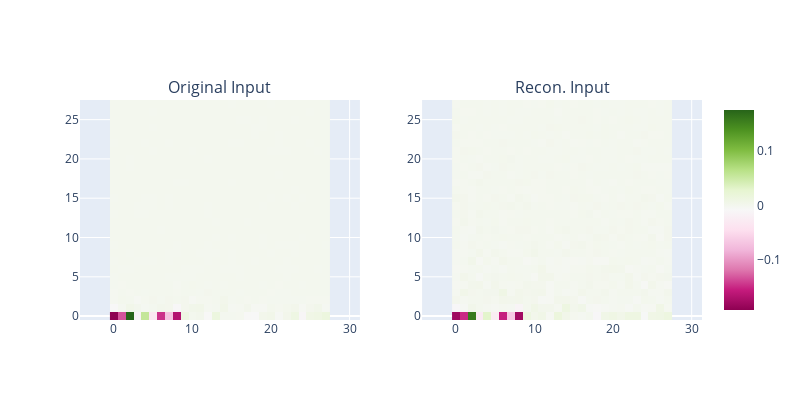

The code cell stored with this chart in its notebook:
### Code cell
compare_images(pred_proj[sample_idx], y_proj[sample_idx], titles=["Original Input", "Recon. Input"])

### Figure 1 — Plotly figure (JSON) as saved in the notebook; plotly's stock layout.template omitted (floating-point values rounded to 4 significant figures; data arrays with more than 128 entries replaced by an {"elided": "..."} marker saying what was removed)
{"data": [{"coloraxis": "coloraxis", "hovertemplate": "x: %{x}<br>y: %{y}<br>color: %{z}<extra></extra>", "name": "0", "type": "heatmap", "xaxis": "x", "yaxis": "y", "z": {"elided": "28x28 float values"}}, {"coloraxis": "coloraxis", "hovertemplate": "x: %{x}<br>y: %{y}<br>color: %{z}<extra></extra>", "name": "0", "type": "heatmap", "xaxis": "x2", "yaxis": "y2", "z": {"elided": "28x28 float values"}}], "layout": {"annotations": [{"font": {"size": 16}, "showarrow": false, "text": "Original Input", "x": 0.225, "xanchor": "center", "xref": "paper", "y": 1, "yanchor": "bottom", "yref": "paper"}, {"font": {"size": 16}, "showarrow": false, "text": "Recon. Input", "x": 0.775, "xanchor": "center", "xref": "paper", "y": 1, "yanchor": "bottom", "yref": "paper"}], "height": 400, "width": 800, "xaxis": {"anchor": "y", "domain": [0, 0.45], "scaleanchor": "y"}, "xaxis2": {"anchor": "y2", "domain": [0.55, 1], "scaleanchor": "y2"}, "yaxis": {"anchor": "x", "domain": [0, 1]}, "yaxis2": {"anchor": "x2", "domain": [0, 1]}}}
